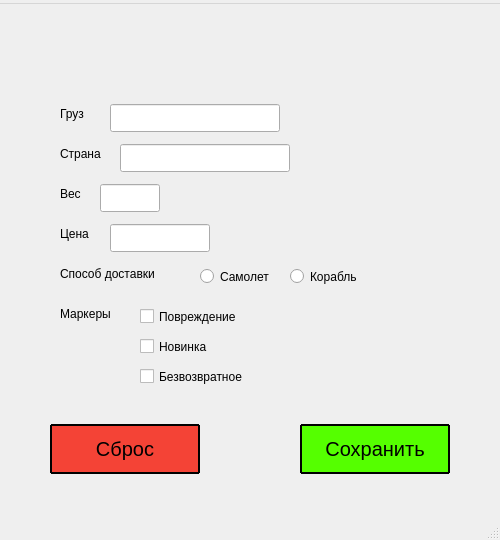
<?xml version="1.0" encoding="UTF-8"?>
<ui version="4.0">
 <class>MainWindow</class>
 <widget class="QMainWindow" name="MainWindow">
  <property name="geometry">
   <rect>
    <x>0</x>
    <y>0</y>
    <width>500</width>
    <height>540</height>
   </rect>
  </property>
  <property name="windowTitle">
   <string>Товары</string>
  </property>
  <property name="editCountry" stdset="0">
   <string/>
  </property>
  <widget class="QWidget" name="centralwidget">
   <widget class="QCheckBox" name="checkDamage">
    <property name="geometry">
     <rect>
      <x>140</x>
      <y>300</y>
      <width>131</width>
      <height>25</height>
     </rect>
    </property>
    <property name="text">
     <string>Повреждение</string>
    </property>
   </widget>
   <widget class="QCheckBox" name="checkNew">
    <property name="geometry">
     <rect>
      <x>140</x>
      <y>330</y>
      <width>92</width>
      <height>25</height>
     </rect>
    </property>
    <property name="text">
     <string>Новинка</string>
    </property>
   </widget>
   <widget class="QCheckBox" name="checkReturn">
    <property name="geometry">
     <rect>
      <x>140</x>
      <y>360</y>
      <width>131</width>
      <height>25</height>
     </rect>
    </property>
    <property name="text">
     <string>Безвозвратное</string>
    </property>
   </widget>
   <widget class="QPushButton" name="pushButtonReset">
    <property name="geometry">
     <rect>
      <x>50</x>
      <y>420</y>
      <width>150</width>
      <height>50</height>
     </rect>
    </property>
    <property name="font">
     <font>
      <pointsize>15</pointsize>
     </font>
    </property>
    <property name="styleSheet">
     <string notr="true">QPushButton {
	background-color: rgb(244, 67, 54);
	color: black;
	border: 2px solid black;
	border-radius: 1px;
}
QPushButton:hover{
	background-color: rgb(211, 47, 47);
}
QPushButton:pressed {
	background-color: rgb(166, 25, 25)
}
</string>
    </property>
    <property name="text">
     <string>Сброс</string>
    </property>
   </widget>
   <widget class="QPushButton" name="pushButtonSave">
    <property name="geometry">
     <rect>
      <x>300</x>
      <y>420</y>
      <width>150</width>
      <height>50</height>
     </rect>
    </property>
    <property name="font">
     <font>
      <pointsize>15</pointsize>
     </font>
    </property>
    <property name="layoutDirection">
     <enum>Qt::LayoutDirection::LeftToRight</enum>
    </property>
    <property name="styleSheet">
     <string notr="true">QPushButton{
	background-color: rgb(85, 255, 0);
	color: black;
	border: 2px solid black;
	border-radius: 1px;
}
QPushButton:hover{
	background-color: rgb(68, 203, 0);
}
QPushButton:pressed{
	background-color: rgb(54, 163, 0);
}</string>
    </property>
    <property name="text">
     <string>Сохранить</string>
    </property>
   </widget>
   <widget class="QLabel" name="labelMarker">
    <property name="geometry">
     <rect>
      <x>60</x>
      <y>300</y>
      <width>71</width>
      <height>20</height>
     </rect>
    </property>
    <property name="text">
     <string>Маркеры</string>
    </property>
   </widget>
   <widget class="QLabel" name="labelDelivery">
    <property name="geometry">
     <rect>
      <x>60</x>
      <y>260</y>
      <width>120</width>
      <height>20</height>
     </rect>
    </property>
    <property name="text">
     <string>Способ доставки</string>
    </property>
   </widget>
   <widget class="QRadioButton" name="planeButtonDot">
    <property name="geometry">
     <rect>
      <x>200</x>
      <y>260</y>
      <width>90</width>
      <height>25</height>
     </rect>
    </property>
    <property name="text">
     <string>Самолет</string>
    </property>
   </widget>
   <widget class="QRadioButton" name="shipButtonDot">
    <property name="geometry">
     <rect>
      <x>290</x>
      <y>260</y>
      <width>111</width>
      <height>25</height>
     </rect>
    </property>
    <property name="text">
     <string>Корабль</string>
    </property>
   </widget>
   <widget class="QLabel" name="labelPrice">
    <property name="geometry">
     <rect>
      <x>60</x>
      <y>220</y>
      <width>40</width>
      <height>20</height>
     </rect>
    </property>
    <property name="text">
     <string>Цена</string>
    </property>
   </widget>
   <widget class="QLabel" name="labelWeight">
    <property name="geometry">
     <rect>
      <x>60</x>
      <y>180</y>
      <width>30</width>
      <height>20</height>
     </rect>
    </property>
    <property name="text">
     <string>Вес</string>
    </property>
   </widget>
   <widget class="QLabel" name="labelName">
    <property name="geometry">
     <rect>
      <x>60</x>
      <y>100</y>
      <width>40</width>
      <height>20</height>
     </rect>
    </property>
    <property name="text">
     <string>Груз</string>
    </property>
   </widget>
   <widget class="QLabel" name="labelCountry">
    <property name="geometry">
     <rect>
      <x>60</x>
      <y>140</y>
      <width>50</width>
      <height>20</height>
     </rect>
    </property>
    <property name="text">
     <string>Страна</string>
    </property>
   </widget>
   <widget class="QLineEdit" name="lineEditPrice">
    <property name="geometry">
     <rect>
      <x>110</x>
      <y>220</y>
      <width>100</width>
      <height>28</height>
     </rect>
    </property>
   </widget>
   <widget class="QLineEdit" name="lineEditWeight">
    <property name="geometry">
     <rect>
      <x>100</x>
      <y>180</y>
      <width>60</width>
      <height>28</height>
     </rect>
    </property>
   </widget>
   <widget class="QLineEdit" name="lineEditCountry">
    <property name="geometry">
     <rect>
      <x>120</x>
      <y>140</y>
      <width>170</width>
      <height>28</height>
     </rect>
    </property>
   </widget>
   <widget class="QLineEdit" name="lineEditName">
    <property name="geometry">
     <rect>
      <x>110</x>
      <y>100</y>
      <width>170</width>
      <height>28</height>
     </rect>
    </property>
   </widget>
  </widget>
  <widget class="QMenuBar" name="menubar">
   <property name="geometry">
    <rect>
     <x>0</x>
     <y>0</y>
     <width>500</width>
     <height>25</height>
    </rect>
   </property>
   <widget class="QMenu" name="menu">
    <property name="title">
     <string/>
    </property>
   </widget>
   <addaction name="menu"/>
  </widget>
  <widget class="QStatusBar" name="statusbar"/>
 </widget>
 <resources/>
 <connections/>
</ui>
